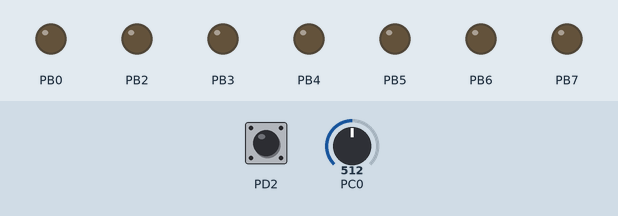
Recording of a program running on a simulated ATmega328P, built with avr-gcc and emulated at 8 MHz. Parts: output pins drawn as LEDs (lit = HIGH). The test bench sets the inputs (shaded band); at power-on: PD2 HIGH, PC0 = 512. Pins used as bus, display or sensor lines are not drawn.

Above: at 1.2 s.
1.3 s: PD2 pulled LOW for 0.15 s
At 2.0 s:
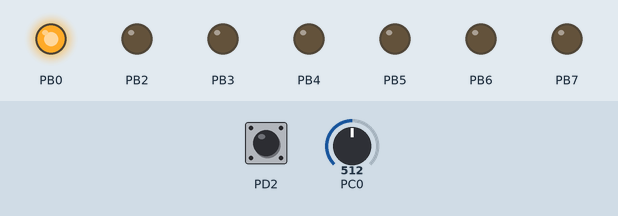
2.9 s: PD2 pulled LOW for 1 s
At 3.3 s:
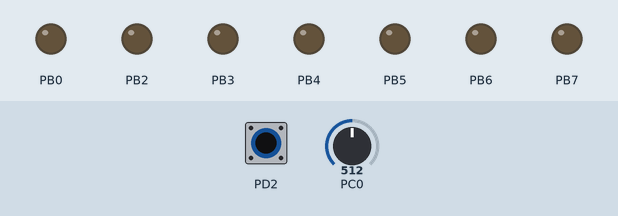
5.4 s: PD2 pulled LOW for 3.2 s
At 6.4 s:
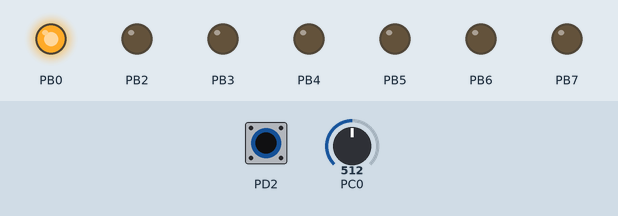
Timing chart, 0 to 8.4 s (numbered marks = the images above; inputs shaded):
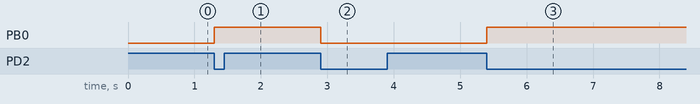

The program:

main.c
```c
/*
 * DA4_Task1.c
 *
 * Created: 4/13/2018 3:40:25 PM
 * Author : Nathan Hanuscin
 */

#include <avr/io.h>
#define  F_CPU 8000000UL
#include <avr/interrupt.h>
#include <util/delay.h>

int main()
{

	ADCSRA = 0x87;			//ADC enable and ADC prescaler 128
	ADMUX = 0x60;			//AVcc as reference (5V) and left justified
	DDRB = 0xFF;			//set PORTB as output
	PORTD |= (1<<2);		//set up pull up resistor
	OCR1A = 0;				//0% duty cycle initially
	TCCR1B = 0x0D;			//prescaler of 1024
	TCCR1A = 0x83;			//non-inverting mode, fast PWM 10 bit
	EIMSK |= (1<<INT0);		//enable external interrupt 0
	EICRA |= (1<<ISC01);	//falling edge trigger
	sei();					//enable interrupts

	while (1)
	{
		ADCSRA |= (1<<ADSC);			//start conversion
		while ((ADCSRA & (1<<ADIF)) == 0)
		{
			//wait for conversion to finish
		}

	}
}
ISR (INT0_vect)
{

	EIFR |= (1<<INTF0);		//reset flag
	if((PORTB & 0b00000001) == 0b00000000)		//check if sending enable signal
	{
		PORTB |= (1<<0);						//toggle enable if not
		if(ADCH > 220)
		{
			OCR1A = 973;		//95% duty cycle
		}
		else
			OCR1A = 0;			//0% duty cycle
	}
	else
	{
		PORTB &= ~(1<<0);		//turn enable off
		OCR1A = 0;				//0% duty cycle
	}


}
```

Measured:
- after the input at 1.3 s, PB0: LOW → HIGH at once
- after the input at 2.9 s, PB0: HIGH → LOW at once
- after the input at 5.4 s, PB0: LOW → HIGH at once
